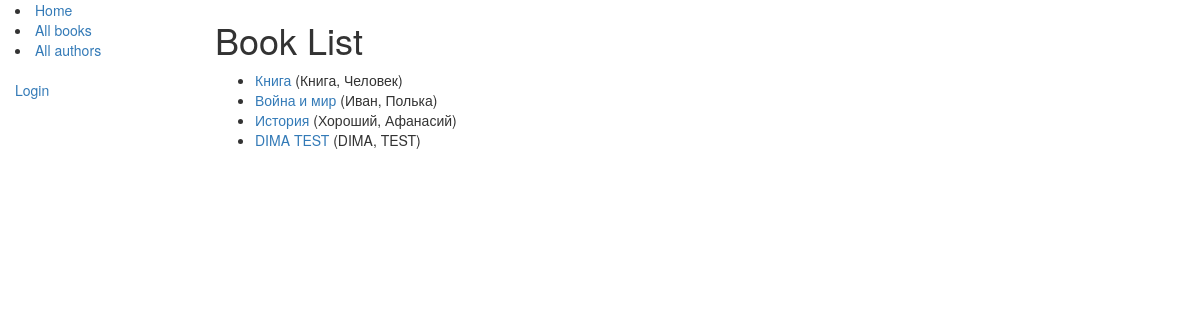
/catalog/books/, run on an earlier commit of the app's database.
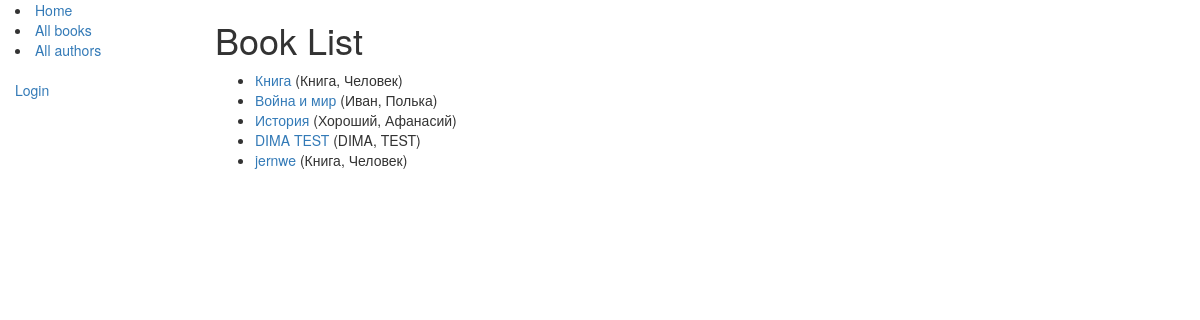
And on a later commit of the database.
### catalog/models.py (models this page shows, shortened)
class Book(models.Model):
    title = models.CharField(max_length=200)
    author = models.ForeignKey('Author', on_delete=models.SET_NULL, null=True,)
    summary = models.TextField(max_length=1000, help_text="Enter a brief description of the book")
    isbn = models.CharField('ISBN',max_length=13, help_text='13 Character <a href="https://www.isbn-international.org/content/what-isbn">ISBN number</a>')
    genre = models.ManyToManyField(Genre, help_text="Select a genre for this book")
    def display_genre(self):
        """
        Creates a string for the Genre. This is required to display genre in Admin.
        """
        return ', '.join([genre.name for genre in self.genre.all()[:3]])
    display_genre.short_description = 'Genre'
    def get_absolute_url(self):
        return reverse('book-detail', args=[str(self.id)])
    display_genre.short_description = 'Genre'

class Author(models.Model):
    first_name = models.CharField(max_length=100)
    last_name = models.CharField(max_length=100)
    date_of_birth = models.DateField(null=True, blank=True)
    date_of_death = models.DateField('Died', null=True, blank=True)
    def __str__(self):
        return '%s, %s' % (self.last_name, self.first_name)

### catalog/views.py (the view)
class BookListView(generic.ListView):
    model = Book
    paginate_by = 10

### catalog/templates/catalog/book_list.html
{% extends "base_generic.html" %}
{% block content %}
    <h1>Book List</h1>
    {% if book_list %}
    <ul>
      {% for book in book_list %}
      <li>
        <a href="{{ book.get_absolute_url }}">{{ book.title }}</a> ({{book.author}})
      </li>
      {% endfor %}
    </ul>
    {% else %}
      <p>There are no books in the library.</p>
    {% endif %}
{% endblock %}

What changed in the data, as far as the page shows it:
added Book: title "jernwe", author "Книга, Человек"
